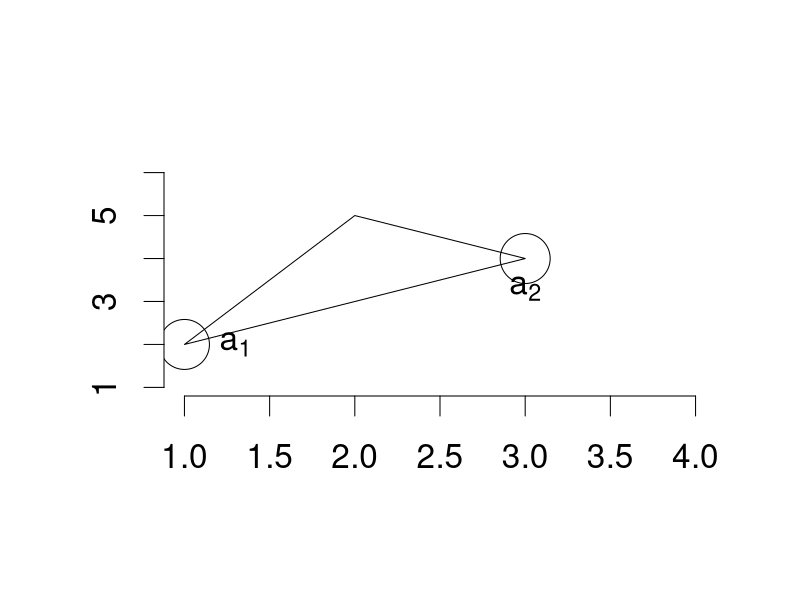

The R source for this figure:
par(cex=2, bty="n")
plot(1,1,xlim=c(1,4),ylim=c(1,6),type='n', xlab="", ylab="",)
polygon(c(1,2,3),c(2,5,4))
symbols(c(1,3,100),c(2,4,100),circles=c(1,1,4),add=TRUE)
text(1.3,2,expression(a[1]))
text(3,3.3,expression(a[2]))
